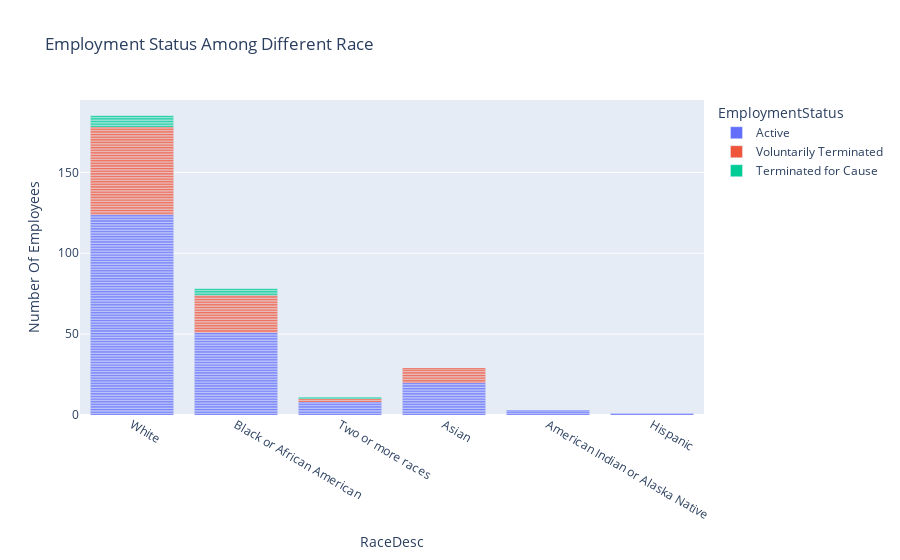

Notebook code cell kept with this figure:
### Code cell
fig=px.bar(HRdb,x="RaceDesc",color="EmploymentStatus",
           labels={"count":"Number Of Employees","Race":"RaceDesc","Employment Status":"EmploymentStatus"}
           ,title="Employment Status Among Different Race")
fig.show()

### Figure 1 — Plotly figure (JSON) as saved in the notebook; plotly's stock layout.template omitted (floating-point values rounded to 4 significant figures; data arrays with more than 128 entries replaced by an {"elided": "..."} marker saying what was removed)
{"data": [{"alignmentgroup": "True", "hovertemplate": "EmploymentStatus=Active<br>RaceDesc=%{x}<br>Number Of Employees=%{y}<extra></extra>", "legendgroup": "Active", "marker": {"color": "#636efa", "pattern": {"shape": ""}}, "name": "Active", "offsetgroup": "Active", "orientation": "v", "showlegend": true, "textposition": "auto", "type": "bar", "x": {"elided": "207 str values"}, "xaxis": "x", "y": {"elided": "207 int values"}, "yaxis": "y"}, {"alignmentgroup": "True", "hovertemplate": "EmploymentStatus=Voluntarily Terminated<br>RaceDesc=%{x}<br>Number Of Employees=%{y}<extra></extra>", "legendgroup": "Voluntarily Terminated", "marker": {"color": "#EF553B", "pattern": {"shape": ""}}, "name": "Voluntarily Terminated", "offsetgroup": "Voluntarily Terminated", "orientation": "v", "showlegend": true, "textposition": "auto", "type": "bar", "x": ["White", "White", "White", "Black or African American", "Black or African American", "White", "White", "Asian", "White", "Black or African American", "White", "White", "White", "White", "Black or African American", "White", "White", "White", "White", "Black or African American", "Black or African American", "Black or African American", "White", "Two or more races", "White", "White", "White", "White", "Asian", "White", "Black or African American", "White", "White", "White", "Asian", "White", "Asian", "White", "White", "Black or African American", "White", "Two or more races", "Black or African American", "White", "Black or African American", "White", "Asian", "White", "Black or African American", "White", "Black or African American", "Asian", "White", "White", "White", "Asian", "Asian", "White", "Black or African American", "White", "White", "Black or African American", "White", "Black or African American", "White", "White", "Black or African American", "White", "Black or African American", "White", "Black or African American", "White", "Black or African American", "White", "White", "White", "White", "Black or African American", "White", "White", "Black or African American", "White", "White", "White", "White", "Black or African American", "White", "Asian"], "xaxis": "x", "y": [1, 1, 1, 1, 1, 1, 1, 1, 1, 1, 1, 1, 1, 1, 1, 1, 1, 1, 1, 1, 1, 1, 1, 1, 1, 1, 1, 1, 1, 1, 1, 1, 1, 1, 1, 1, 1, 1, 1, 1, 1, 1, 1, 1, 1, 1, 1, 1, 1, 1, 1, 1, 1, 1, 1, 1, 1, 1, 1, 1, 1, 1, 1, 1, 1, 1, 1, 1, 1, 1, 1, 1, 1, 1, 1, 1, 1, 1, 1, 1, 1, 1, 1, 1, 1, 1, 1, 1], "yaxis": "y"}, {"alignmentgroup": "True", "hovertemplate": "EmploymentStatus=Terminated for Cause<br>RaceDesc=%{x}<br>Number Of Employees=%{y}<extra></extra>", "legendgroup": "Terminated for Cause", "marker": {"color": "#00cc96", "pattern": {"shape": ""}}, "name": "Terminated for Cause", "offsetgroup": "Terminated for Cause", "orientation": "v", "showlegend": true, "textposition": "auto", "type": "bar", "x": ["White", "White", "Black or African American", "Black or African American", "White", "Black or African American", "White", "Black or African American", "White", "Two or more races", "White", "White"], "xaxis": "x", "y": [1, 1, 1, 1, 1, 1, 1, 1, 1, 1, 1, 1], "yaxis": "y"}], "layout": {"barmode": "relative", "legend": {"title": {"text": "EmploymentStatus"}, "tracegroupgap": 0}, "title": {"text": "Employment Status Among Different Race"}, "xaxis": {"anchor": "y", "domain": [0, 1], "title": {"text": "RaceDesc"}}, "yaxis": {"anchor": "x", "domain": [0, 1], "title": {"text": "Number Of Employees"}}}}
